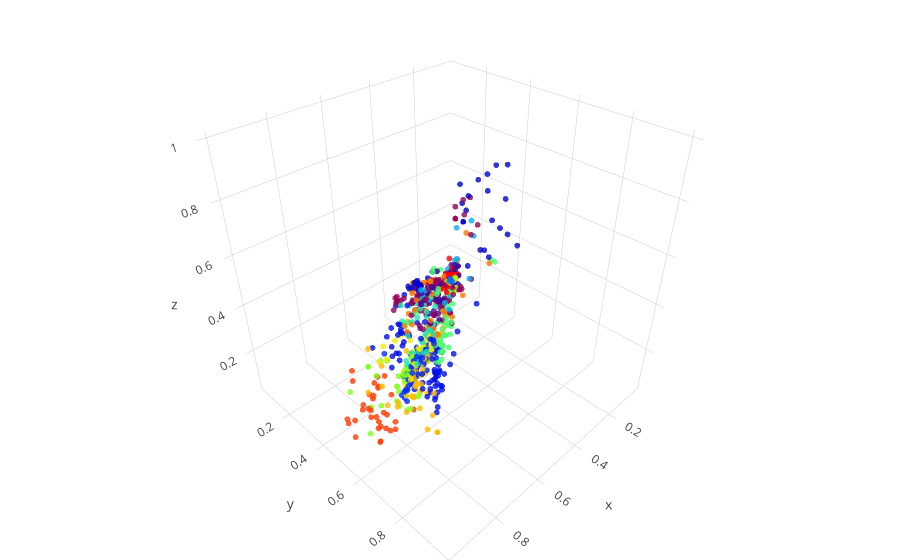

The notebook cell this image was saved under:
### Code cell
# Use plotly to visualize the data and centroid memberships in 3D 
"""
By using plotly, we can drag our mouses on the figure to rotate and inspect this data in 3 dimensions.
"""
import plotly
import plotly.graph_objs as go
plotly.offline.init_notebook_mode(connected=True)
x, y, z = 255*A[sel,0], 255*A[sel,1], 255*A[sel,2]
trace = go.Scatter3d(x=x, y=y, z=z, mode='markers',
         marker=dict(size=2, 
                     color=idx[sel].flatten(), # set color to an array/list of desired values
                     colorscale='Rainbow',     # choose a colorscale
                     opacity=0.8
                    )
)
data = [trace]
layout = go.Layout(margin=dict(l=0,r=0,b=0,t=0))
plotly.offline.iplot({'data':data,'layout':layout})

### Figure 1 — Plotly figure (JSON) as saved in the notebook; plotly's stock layout.template omitted (floating-point values rounded to 4 significant figures; data arrays with more than 128 entries replaced by an {"elided": "..."} marker saying what was removed)
{"data": [{"marker": {"color": {"elided": "1000 int values"}, "colorscale": "Rainbow", "opacity": 0.8, "size": 2}, "mode": "markers", "type": "scatter3d", "x": {"elided": "1000 float values"}, "y": {"elided": "1000 float values"}, "z": {"elided": "1000 float values"}}], "layout": {"margin": {"b": 0, "l": 0, "r": 0, "t": 0}}}
